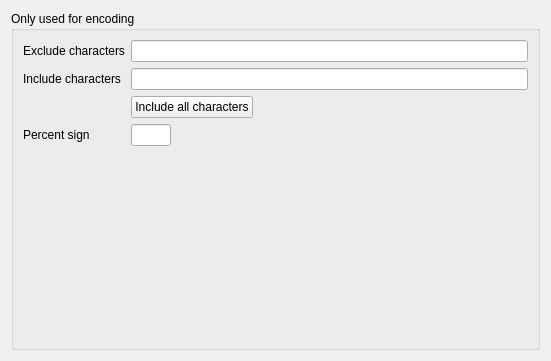
<?xml version="1.0" encoding="UTF-8"?>
<ui version="4.0">
<comment>
  * Released as open source by NCC Group Plc - http://www.nccgroup.com/
  *
  * Developed by Gabriel Caudrelier, gabriel dot caudrelier at nccgroup dot com
  *
  * https://github.com/nccgroup/pip3line
  *
  * Released under AGPL see LICENSE for more information
</comment>
 <class>UrlEncodeWidget</class>
 <widget class="QWidget" name="UrlEncodeWidget">
  <property name="geometry">
   <rect>
    <x>0</x>
    <y>0</y>
    <width>551</width>
    <height>361</height>
   </rect>
  </property>
  <property name="windowTitle">
   <string>Form</string>
  </property>
  <layout class="QVBoxLayout" name="verticalLayout">
   <item>
    <widget class="QGroupBox" name="groupBox">
     <property name="title">
      <string>Only used for encoding</string>
     </property>
     <layout class="QFormLayout" name="formLayout">
      <property name="fieldGrowthPolicy">
       <enum>QFormLayout::ExpandingFieldsGrow</enum>
      </property>
      <property name="labelAlignment">
       <set>Qt::AlignLeading|Qt::AlignLeft|Qt::AlignVCenter</set>
      </property>
      <item row="0" column="0">
       <widget class="QLabel" name="label">
        <property name="text">
         <string>Exclude characters</string>
        </property>
       </widget>
      </item>
      <item row="0" column="1">
       <widget class="QLineEdit" name="excludeLineEdit">
        <property name="toolTip">
         <string>Exclude some characters from being encoded (has lower priority against including)</string>
        </property>
       </widget>
      </item>
      <item row="1" column="0">
       <widget class="QLabel" name="label_2">
        <property name="text">
         <string>Include characters</string>
        </property>
       </widget>
      </item>
      <item row="1" column="1">
       <widget class="QLineEdit" name="includeLineEdit">
        <property name="toolTip">
         <string>Include characters that are normally not encoded (has priority over excluding)</string>
        </property>
       </widget>
      </item>
      <item row="2" column="1">
       <widget class="QPushButton" name="includeAllPushButton">
        <property name="toolTip">
         <string>Include all the characters that are normally excluded from encoding</string>
        </property>
        <property name="text">
         <string>Include all characters</string>
        </property>
       </widget>
      </item>
      <item row="3" column="1">
       <widget class="QLineEdit" name="percentLineEdit">
        <property name="maximumSize">
         <size>
          <width>40</width>
          <height>16777215</height>
         </size>
        </property>
        <property name="toolTip">
         <string>Change the percent sign to something else</string>
        </property>
        <property name="maxLength">
         <number>1</number>
        </property>
        <property name="alignment">
         <set>Qt::AlignCenter</set>
        </property>
       </widget>
      </item>
      <item row="3" column="0">
       <widget class="QLabel" name="label_3">
        <property name="text">
         <string>Percent sign</string>
        </property>
       </widget>
      </item>
     </layout>
    </widget>
   </item>
  </layout>
 </widget>
 <resources/>
 <connections/>
 <slots>
  <slot>on_excludeLineEdit_textChanged(QString)</slot>
  <slot>on_includeLineEdit_textChanged(QString)</slot>
  <slot>on_includeAllPushButton_clicked()</slot>
 </slots>
</ui>
